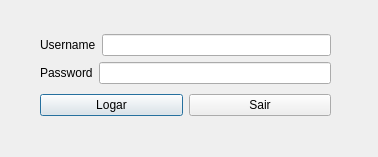
<?xml version="1.0" encoding="UTF-8"?>
<ui version="4.0">
 <class>gp_logar</class>
 <widget class="QDialog" name="gp_logar">
  <property name="geometry">
   <rect>
    <x>0</x>
    <y>0</y>
    <width>378</width>
    <height>157</height>
   </rect>
  </property>
  <property name="windowTitle">
   <string>Dialog</string>
  </property>
  <widget class="QWidget" name="">
   <property name="geometry">
    <rect>
     <x>40</x>
     <y>30</y>
     <width>291</width>
     <height>91</height>
    </rect>
   </property>
   <layout class="QVBoxLayout" name="verticalLayout_2">
    <item>
     <layout class="QVBoxLayout" name="verticalLayout">
      <item>
       <layout class="QHBoxLayout" name="horizontalLayout">
        <item>
         <widget class="QLabel" name="label">
          <property name="text">
           <string>Username</string>
          </property>
         </widget>
        </item>
        <item>
         <widget class="QLineEdit" name="txt_username"/>
        </item>
       </layout>
      </item>
      <item>
       <layout class="QHBoxLayout" name="horizontalLayout_2">
        <item>
         <widget class="QLabel" name="label_2">
          <property name="text">
           <string>Password</string>
          </property>
         </widget>
        </item>
        <item>
         <widget class="QLineEdit" name="txt_password">
          <property name="echoMode">
           <enum>QLineEdit::Password</enum>
          </property>
         </widget>
        </item>
       </layout>
      </item>
     </layout>
    </item>
    <item>
     <layout class="QHBoxLayout" name="horizontalLayout_3">
      <item>
       <widget class="QPushButton" name="btn_logar">
        <property name="text">
         <string>Logar</string>
        </property>
       </widget>
      </item>
      <item>
       <widget class="QPushButton" name="btn_sair">
        <property name="text">
         <string>Sair</string>
        </property>
       </widget>
      </item>
     </layout>
    </item>
   </layout>
  </widget>
 </widget>
 <resources/>
 <connections/>
</ui>
